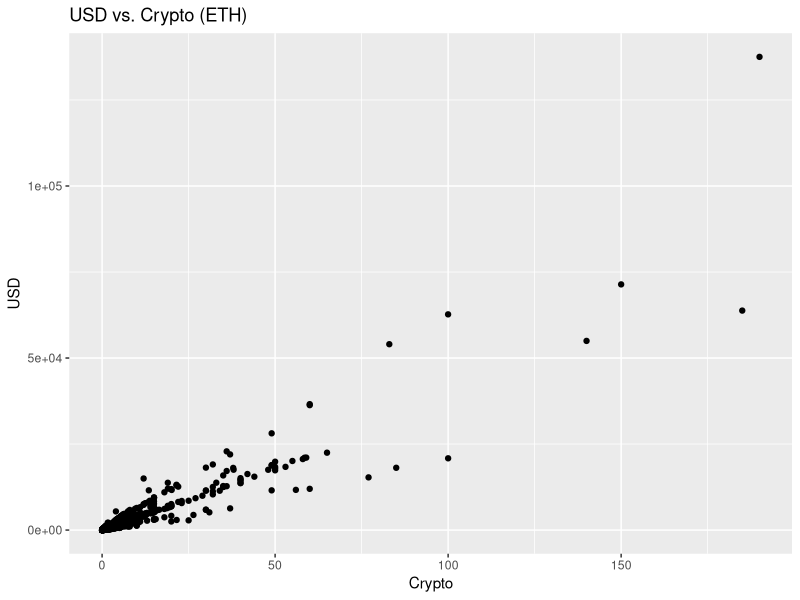
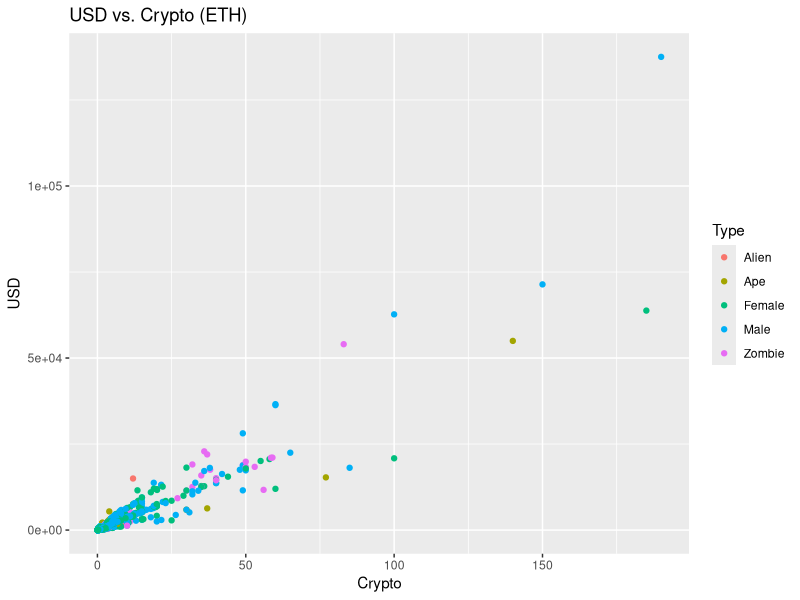
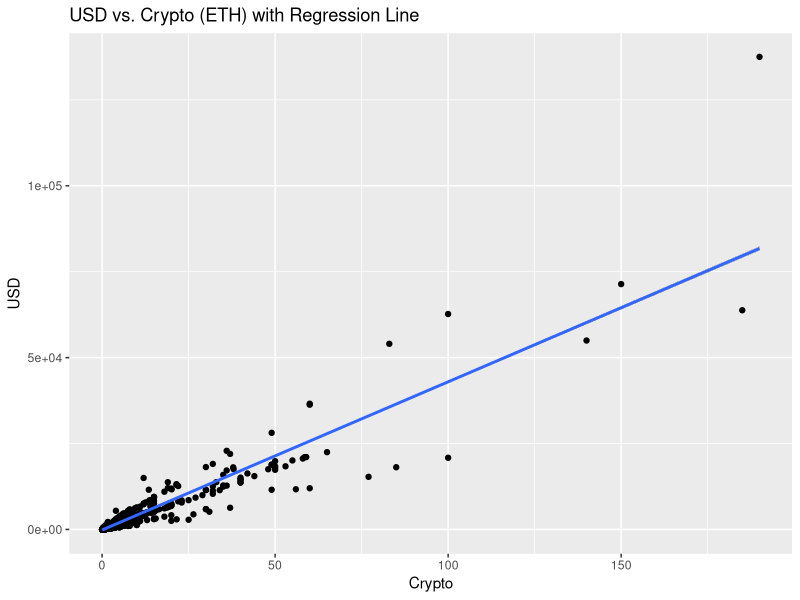
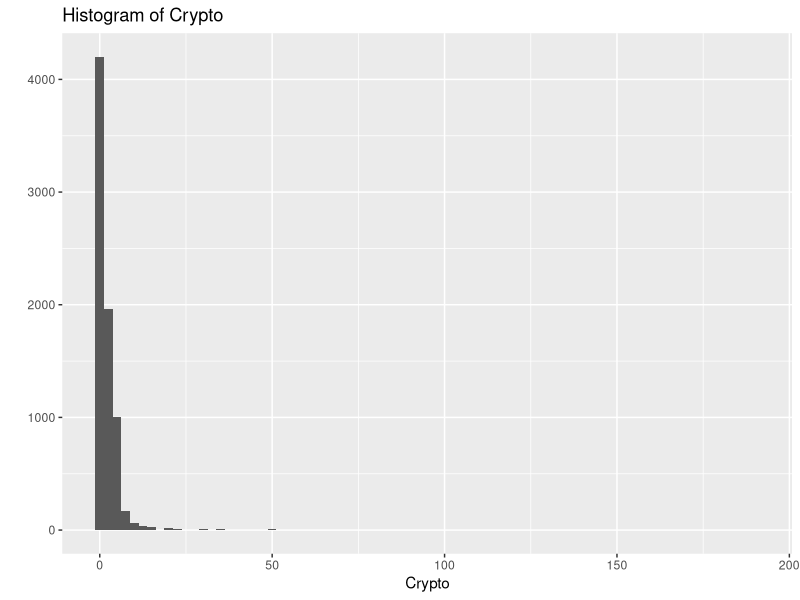
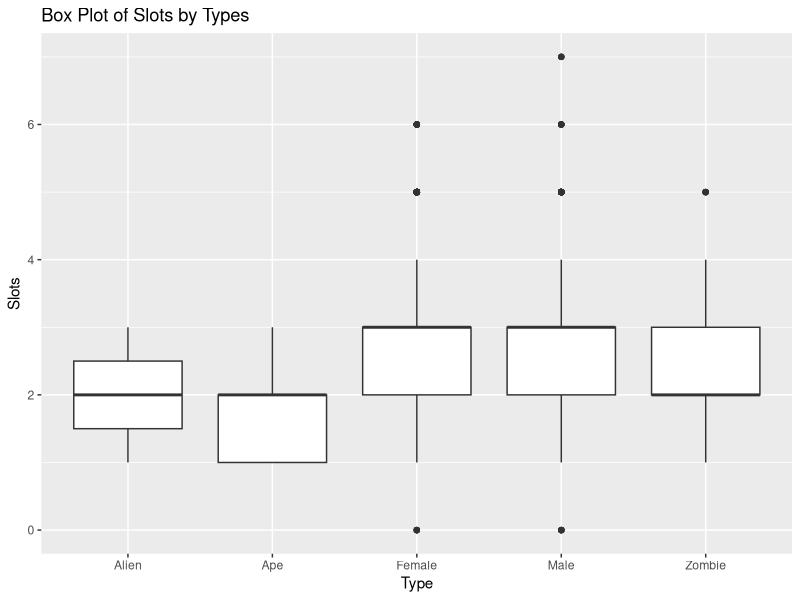
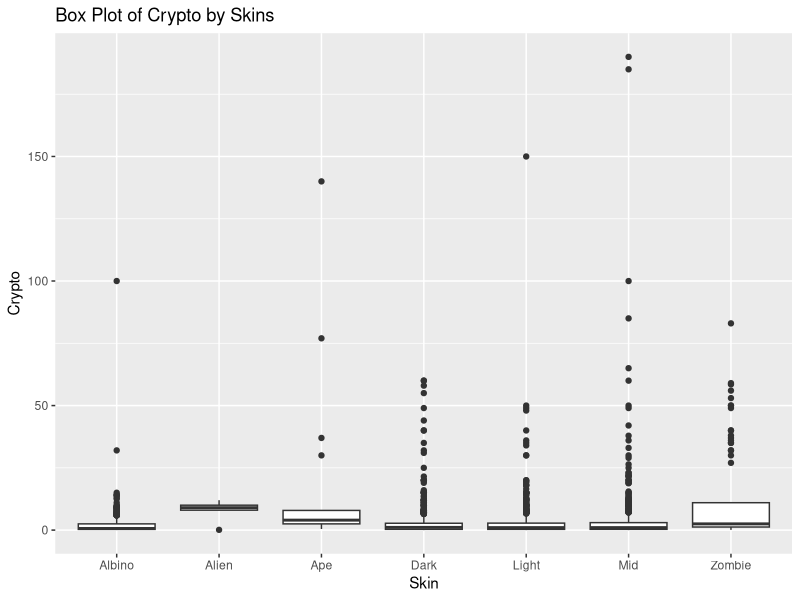

The R script that drew these images, in order:
## ---- chunk 1
knitr::opts_chunk$set(echo = TRUE, warning = FALSE, message = FALSE, fig.align = "center")

## ---- chunk 2
Punks <- read.csv("punks.csv")
## ---- chunk 3
head(Punks)
## ---- chunk 4
str(Punks)
## ---- chunk 5
summary(Punks)
## ---- chunk 6
library(ggplot2)
## ---- chunk 7
qplot(Crypto, USD, geom="point", data = Punks, main = "USD vs. Crypto (ETH)")
## ---- chunk 8
qplot(Crypto, USD, geom="point", data = Punks, main = "USD vs. Crypto (ETH)", colour = Type)
## ---- chunk 9
qplot(Crypto, USD, geom="point", data = Punks, main = "USD vs. Crypto (ETH) with Regression Line")+
  geom_smooth(method = "lm")
## ---- chunk 10
# Creates new column Ratio.of.Currency in Punks data
Punks$Ratio.of.Currency <- Punks$USD / Punks$Crypto 
## ---- chunk 11
summary(Punks$Ratio.of.Currency)
## ---- chunk 12
names(Punks) # Provides the name of each column
## ---- chunk 13
qplot(Crypto, data = Punks, binwidth = 2.5, main = "Histogram of Crypto") # binwidth is the length of each rectangular bar
## ---- chunk 14
Punks[which.max(Punks$Crypto),]
## ---- chunk 15
mean((Punks$Slots)[Punks$Sex == "Girl"])
mean((Punks$Slots)[Punks$Sex == "Guy"])
## ---- chunk 16
non_human <- (Punks$Type %in% c("Alien", "Ape", "Zombie"))
head(non_human)
## ---- chunk 17
human <- (Punks$Type %in% c("Female", "Male"))
head(human)
## ---- chunk 18
mean(Punks$Slots[non_human])
mean(Punks$Slots[human])
## ---- chunk 19
qplot(Type, Slots, geom = "boxplot", data = Punks, main = "Box Plot of Slots by Types")
## ---- chunk 20
summary(Punks$Crypto)
## ---- chunk 21
qplot(Skin, Crypto, geom = "boxplot", data = Punks, main = "Box Plot of Crypto by Skins")
## ---- chunk 22
pale <- (Punks$Skin %in% c("Alien", "Albino", "Light"))
dark <- (Punks$Skin %in% c("Dark", "Mid"))
mean(Punks$Slots[pale])
mean(Punks$Slots[dark])

